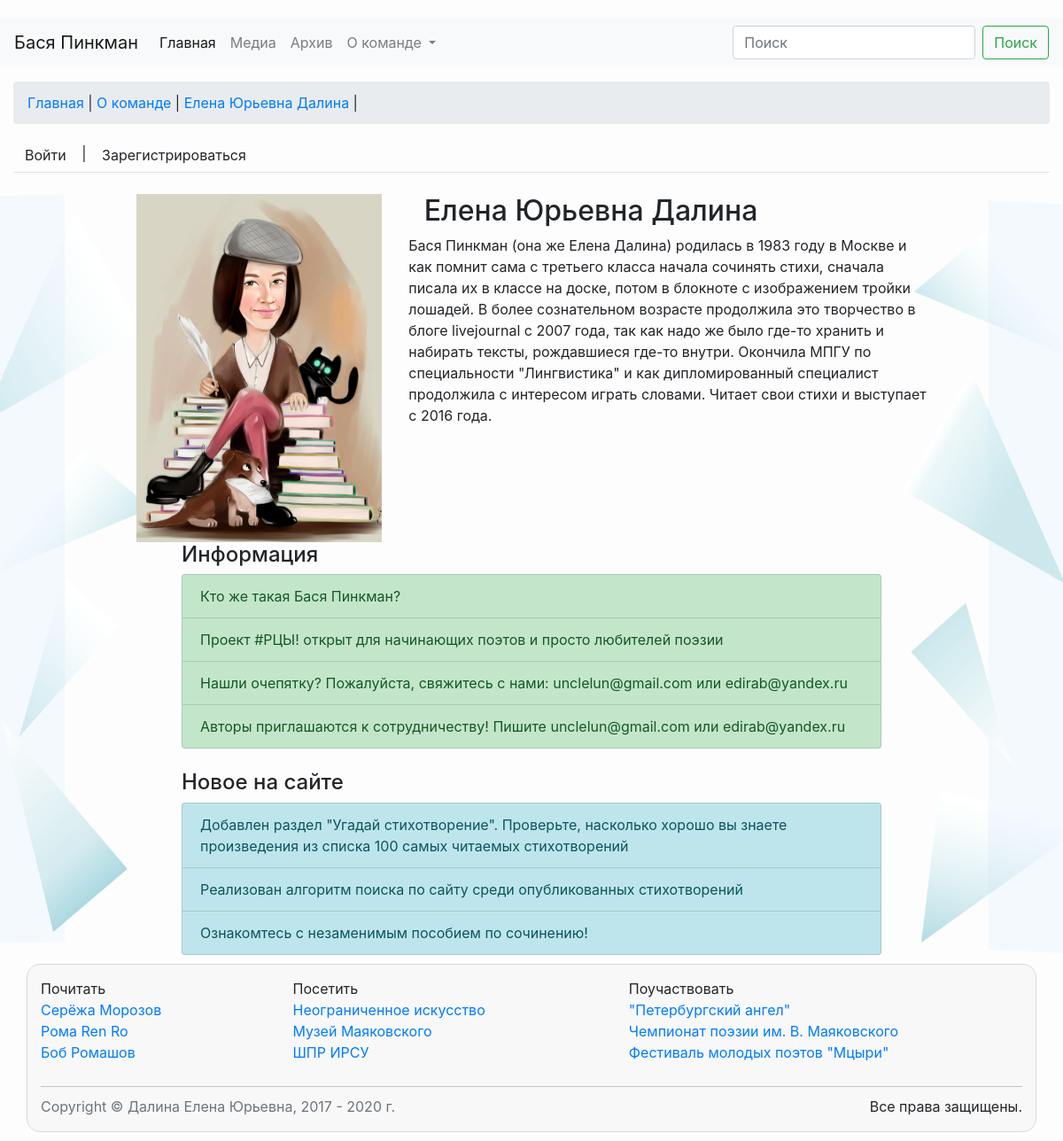
The page /poetry/about/1 on the database its author committed.
### poetry/models.py (models this page shows, shortened)
class aboutBasya(models.Model):
    img_name = models.CharField(max_length=100)
    full_name = models.CharField(max_length=256)
    text = models.TextField()

class sideBarInfo(models.Model):
    is_active = models.BooleanField(default=True)
    text = models.CharField(max_length=512)
    link = models.CharField(max_length=512, default=None)
    date_added = models.DateTimeField(default=timezone.now())
    priority = models.IntegerField(default=0)

### poetry/views.py (the view)
# urls.py: path('about/<int:aboutBasya_id>', views.about, name='about'),
def about(request, aboutBasya_id):
    author = get_object_or_404(aboutBasya, id=aboutBasya_id)
    breadcrumbs = [
                    {"Главная": '/'},
                    {"О команде": ""},
                    {author.full_name: author.id},
            ]
    sideBarElems = sideBar()
    context = {"author": author,
               "sideBarElems": sideBarElems,
               "breadcrumbs": breadcrumbs,
               }
    return render(request, 'poetry/about.html', context)

### poetry/views.py (called while the page is built)
def sideBar():
    sideBarElements = sideBarInfo.objects.filter(is_active=True).order_by('-priority')
    return sideBarElements

### poetry/templates/poetry/about.html
{%  extends 'poetry/base.html' %}
{% block content %}
    {% load static %}
    <div class="row justify-content-center author-page-background">
        <div class="col-xs-12 col-sm-6 col-md-5 col-lg-3 col-lg-offset-1">
            <img class="img-fluid" src="{% static "/about/" %}{{ author.img_name }}" id = "author">
        </div>
        <div class="col-xs-12 col-sm-6 col-md-7 col-lg-6">
        <h1 class="h2 page-header" style = "margin-left: 3%" >{{ author.full_name }}</h1>
            <p class = "prose">
                {{ author.text }}
            </p>
        </div>
         <div class="col-xs-12 col-sm-offset-1 col-sm-10 col-md-offset-2 col-md-8">
            {% include 'poetry/../sidebarInfo.html' %}
             <br/>
            {% include 'poetry/../sidebarAdds.html' %}
        </div>
    </div>
{% endblock content %}

### poetry/templates/breadcrumbs.html
{% if  breadcrumbs is not None %}
    <ol class="breadcrumb">
        {% for elem in breadcrumbs %}
            {% for k, v in elem.items %}
                <li><a href="{{ v }}">{{ k }}</a>&nbsp;|&nbsp;</li>
            {% endfor %}
        {% endfor %}
    </ol>
{% endif %}

### poetry/templates/sidebarInfo.html
       <h4 class="page-header">Информация</h4>
       <ul class="list-group">
           {% for elem in sideBarElems %}
               <a href="{{ elem.link }}" class="list-group-item list-group-item-success">{{ elem.text }}</a>
           {% empty %}
               <a href="#" class="list-group-item list-group-item-info"> Пока что ничего важного не случилось...</a>
           {% endfor %}
       </ul>

### static/css/custom.css (style rules this page uses)
.img-fluid { max-width: 100%; height: auto; }
.author-page-background { background-image: url("/static/snippets/author-bg2.gif"); background-position: center; background-repeat: no-repeat; background-size: cover; }

### static/css/comments.css (style rules this page uses)
body { margin-top:20px; background:#FDFDFD; }

### rows shown on the page
aboutBasya: elem "Елена Юрьевна Далина", img_name (picture), full_name "Елена Юрьевна Далина", text "Бася Пинкман (она же Елена Далина) родилась в 1983 году в Москве и как помнит сама с третьего класса начала сочинять стихи, сначала писала их в классе на доске, потом в блокноте с изображением тройки лошадей. В более сознательном возрасте продолжила это творчество в блоге livejournal с 2007 года, так как надо же было где-то хранить и набирать тексты, рождавшиеся где-то внутри. Окончила МПГУ по специальности \"Лингвистика\" и как дипломированный специалист продолжила с интересом играть словами. Читает свои стихи и выступает с 2016 года."
sideBarInfo: text "Кто же такая Бася Пинкман?"
sideBarInfo: text "Проект #РЦЫ! открыт для начинающих поэтов и просто любителей поэзии"
sideBarInfo: text "Нашли очепятку? Пожалуйста, свяжитесь с нами: unclelun@gmail.com или edirab@yandex.ru"
sideBarInfo: text "Авторы приглашаются к сотрудничеству! Пишите unclelun@gmail.com или edirab@yandex.ru"

### other values the page prints
{{ k }} "Главная" "О команде"
